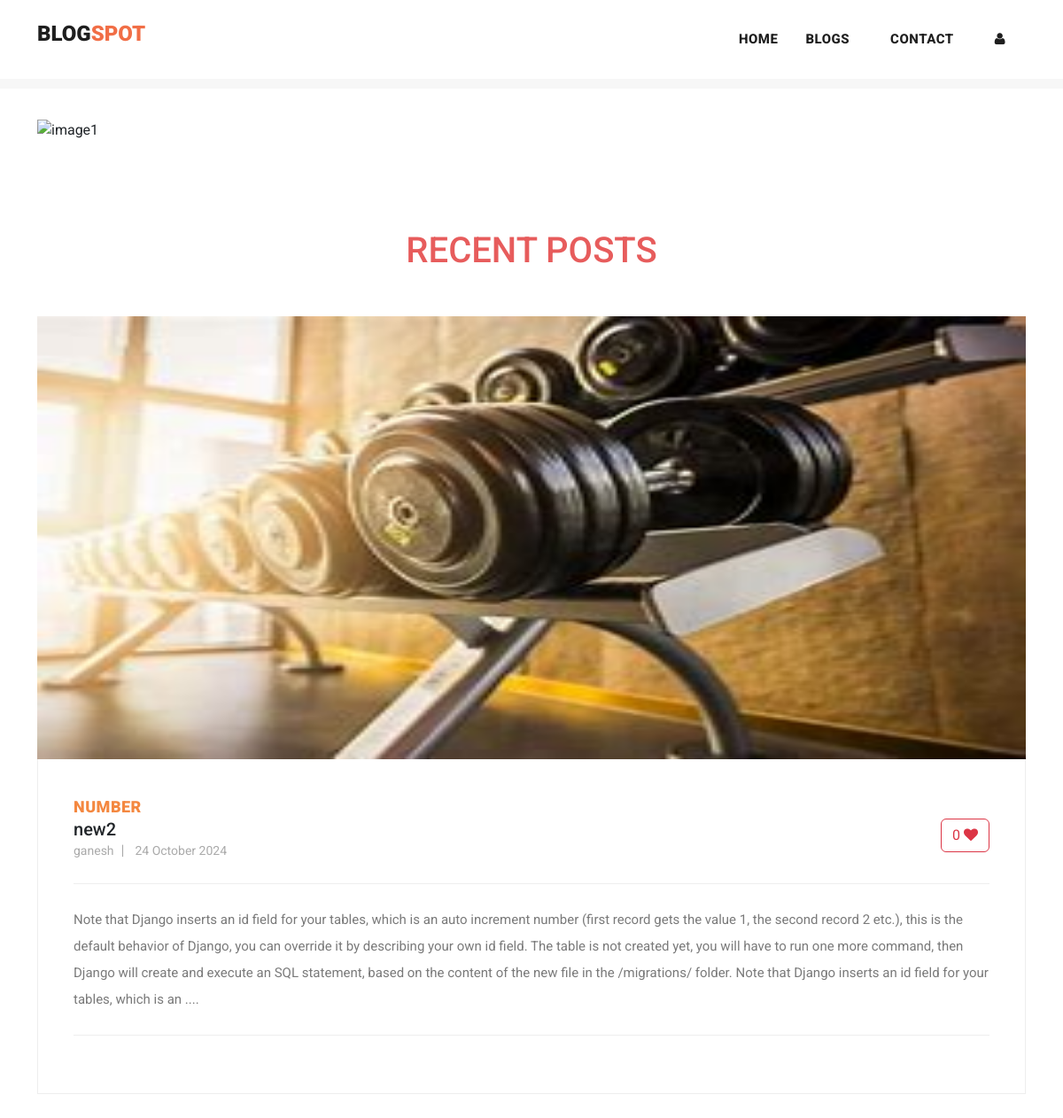
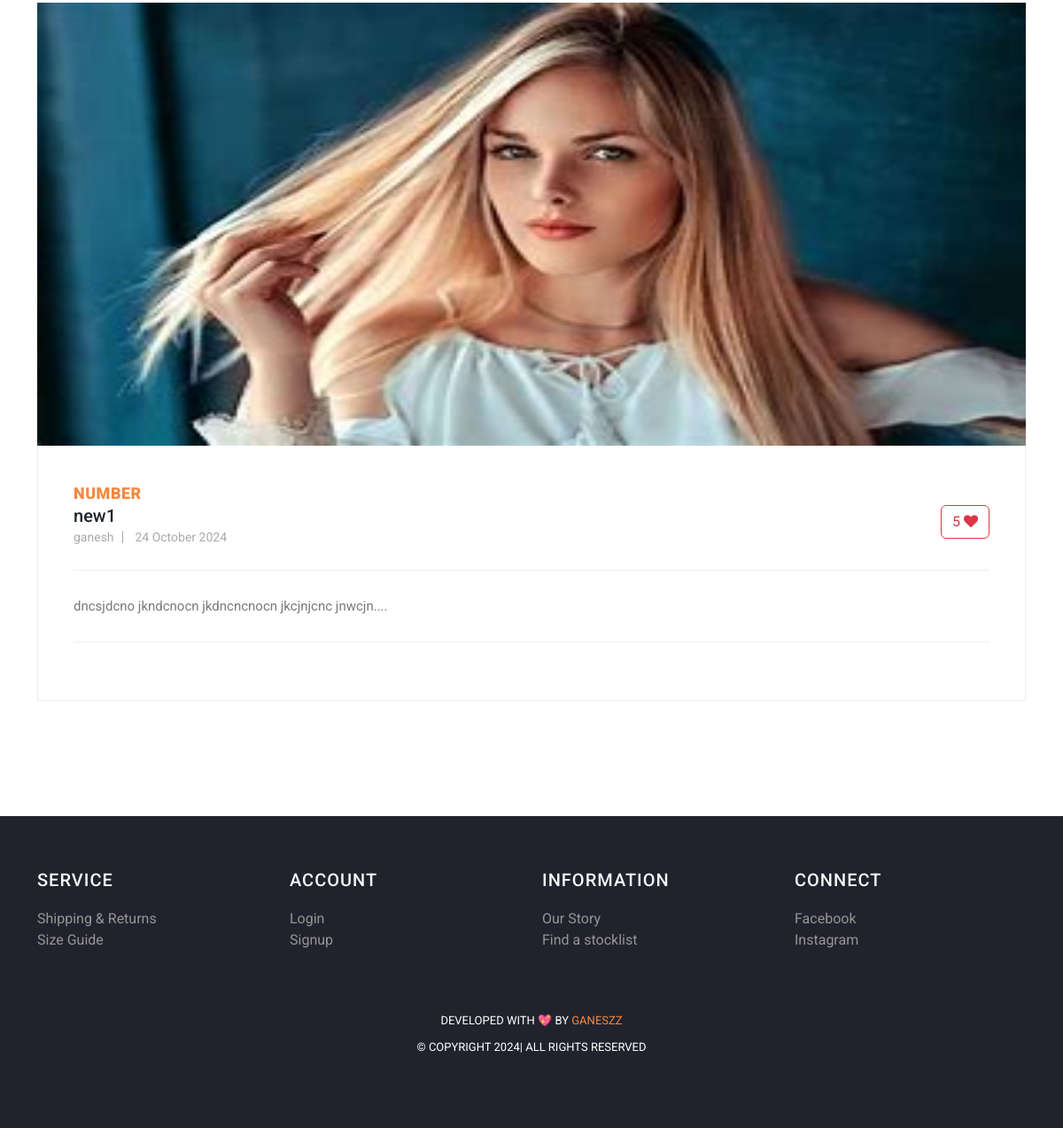
Page /blog on the committed database (2 pictures, top to bottom).
### myapp/models.py (models this page shows, shortened)
class Post(models.Model):
    postname = models.CharField(max_length=600)
    category = models.CharField(max_length=600)
    image = models.ImageField(upload_to='images/posts',blank=True,null=True)
    content = models.CharField(max_length=100000)
    time = models.CharField(default=time,max_length=100, blank=True)
    likes = models.IntegerField(null=True,blank=True,default=0)
    user = models.ForeignKey(User,on_delete=models.CASCADE)

### myapp/views.py (the view)
# urls.py: path("blog",views.blog,name="blog"),
def blog(request):
    return render(request,"blog.html",{
            'posts':Post.objects.filter(user_id=request.user.id).order_by("id").reverse(),
            'top_posts':Post.objects.all().order_by("-likes"),
            'recent_posts':Post.objects.all().order_by("-id"),
            'user':request.user,
            'media_url':settings.MEDIA_URL
        })

### templates/blog.html (shortened to what this page needs)
{% load static %}
<!DOCTYPE html>
<html lang="en">
<head>
  <link href="{% static 'vendor/bootstrap/css/bootstrap.min.css' %}" rel="stylesheet">
  <link href="https://cdn.jsdelivr.net/npm/bootstrap@5.3.1/dist/css/bootstrap.min.css" rel="stylesheet"
>
  <link rel="stylesheet" href="{% static 'assets/css/fontawesome.css' %}">
  <link rel="stylesheet" href="{% static 'assets/css/templatemo-stand-blog.css' %}">
  <link rel="stylesheet" href="{% static 'assets/css/owl.css' %}">
  <link rel="stylesheet" href="{% static 'assets/css/styles.css' %}">
</head>
<body>
  {%include 'header.html'%}
  <div class="container mt-5 carousel">
    <div id="carouselExampleCaptions" class="carousel slide">
      <div class="carousel-indicators">
        <button type="button" data-bs-target="#carouselExampleCaptions" data-bs-slide-to="0" class="active"
          aria-current="true" aria-label="Slide 1"></button>
        <button type="button" data-bs-target="#carouselExampleCaptions" data-bs-slide-to="1"
          aria-label="Slide 2"></button>
        <button type="button" data-bs-target="#carouselExampleCaptions" data-bs-slide-to="2"
          aria-label="Slide 3"></button>
        <button type="button" data-bs-target="#carouselExampleCaptions" data-bs-slide-to="3"
          aria-label="Slide 4"></button>
      </div>
      <div class="carousel-inner">
        <div class="carousel-item active">
          <img src="{% static 'assets/images/img1.jpg' %}" alt="image1">
          <div class="carousel-caption d-none d-md-block">
          </div>
        </div>
      </div>
      <button class="carousel-control-prev" type="button" data-bs-target="#carouselExampleCaptions"
        data-bs-slide="prev">
        <span class="carousel-control-prev-icon" aria-hidden="true"></span>
      </button>
      <button class="carousel-control-next" type="button" data-bs-target="#carouselExampleCaptions"
        data-bs-slide="next">
        <span class="carousel-control-next-icon" aria-hidden="true"></span>
      </button>
    </div>
  </div>
  <section class="blog-posts">
    <div class="container">
      <h3 class="text-center" style="margin: 50px; font-size: 40px; color: rgb(231, 92, 92);">RECENT POSTS</h3>
      <div class="row">
        <div class="col-lg-12">
          <div class="all-blog-posts">
            <div class="row">
              {% for post in recent_posts %}
              <div class="col-lg-12">
                <div class="blog-post">
                  <div class="blog-thumb">
                    <img src="{{media_url}}{{post.image}}" alt="" style="height: 500px;">
                  </div>
                  <div class="down-content">
                    <span>{{post.category}}</span>
                    <form method="post" action="{% url 'increaselikes' post.id %}">
                      <button class="float-right btn btn-outline-danger" type="submit ">
                        {{post.likes}} <i class="fa fa-heart"></i></button>
                    </form>
                    <a href="{% url 'post' post.id %}" class="text-decoration-none text-dark">
                      <h5>{{post.postname}}</h5>
                    </a>
                    <ul class="post-info">
                      <li><a href="#">{{post.user}}</a></li>
                      <li><a href="#">{{post.time}}</a></li>
                    </ul>
                    <p style="max-width: 100%;">{{post.content|slice:"0:500"}}....</p>
                  </div>
                </div>
              </div>
              {% endfor %}
            </div>
          </div>
        </div>
      </div>
    </div>
  </section>
  {% include 'footer.html' %}
</body>
</html>

### static/assets/css/templatemo-stand-blog.css (style rules this page uses)
body { font-family: 'Roboto', sans-serif; overflow-x: hidden; text-rendering: optimizeLegibility; -webkit-font-smoothing: antialiased; -moz-osx-font-smoothing: grayscale; }
p { margin-bottom: 0px; font-size: 15px; font-weight: 400; color: #7a7a7a; line-height: 30px; }
a { text-decoration: none!important; }
ul { padding: 0; margin: 0; list-style: none; }
h1,h2,h3,h4,h5,h6 { margin: 0px; }
.blog-posts { margin-top: 100px; }
.blog-posts .blog-post { margin-bottom: 30px; }
.blog-posts .blog-thumb img { width: 100%; overflow: hidden; }
.blog-posts .down-content { padding: 40px; border-right: 1px solid #eee; border-left: 1px solid #eee; border-bottom: 1px solid #eee; }
.blog-posts .down-content span { font-size: 18px; text-transform: uppercase; letter-spacing: 0.5px; font-weight: 900; color: #f48840; }
.blog-posts .down-content ul.post-info li { display: inline-block; margin-right: 8px; }
.blog-posts .down-content ul.post-info li:after { content: '|'; color: #aaa; margin-left: 8px; }
.blog-posts .down-content ul.post-info li:last-child::after { display: none; }
.blog-posts .down-content ul.post-info li a { font-size: 14px; color: #aaa; font-weight: 400; transition: all .3s; }
.blog-posts .down-content p { padding: 25px 0px; margin: 25px 0px; border-top: 1px solid #eee; border-bottom: 1px solid #eee; }

### static/assets/css/styles.css (style rules this page uses)
.carousel img { width: 100%; height: 700px; }
.blog-posts .blog-post img, .blog-post img { height: 300px; }

### templates/footer.html (style rules this page uses)
li { text-decoration: none; text-align: left; }
li a { color: rgb(153, 147, 147); }

### rows in the picture
Post: image (picture), category "NUMBER", likes "0", postname "new2", user "ganesh", time "24 October 2024", content "Note that Django inserts an id field for your tables, which is an auto increment number (first record gets the value 1, the second record 2 etc.), this is the default behavior of Django, you can override it by describing your own id field. The table is not created yet, you will have to run one more command, then Django will create and execute an SQL statement, based on the content of the new file in the /migrations/ folder. Note that Django inserts an id field for your tables, which is an"
Post: image (picture), category "NUMBER", likes "5", postname "new1", user "ganesh", time "24 October 2024", content "dncsjdcno jkndcnocn jkdncncnocn jkcjnjcnc jnwcjn"
